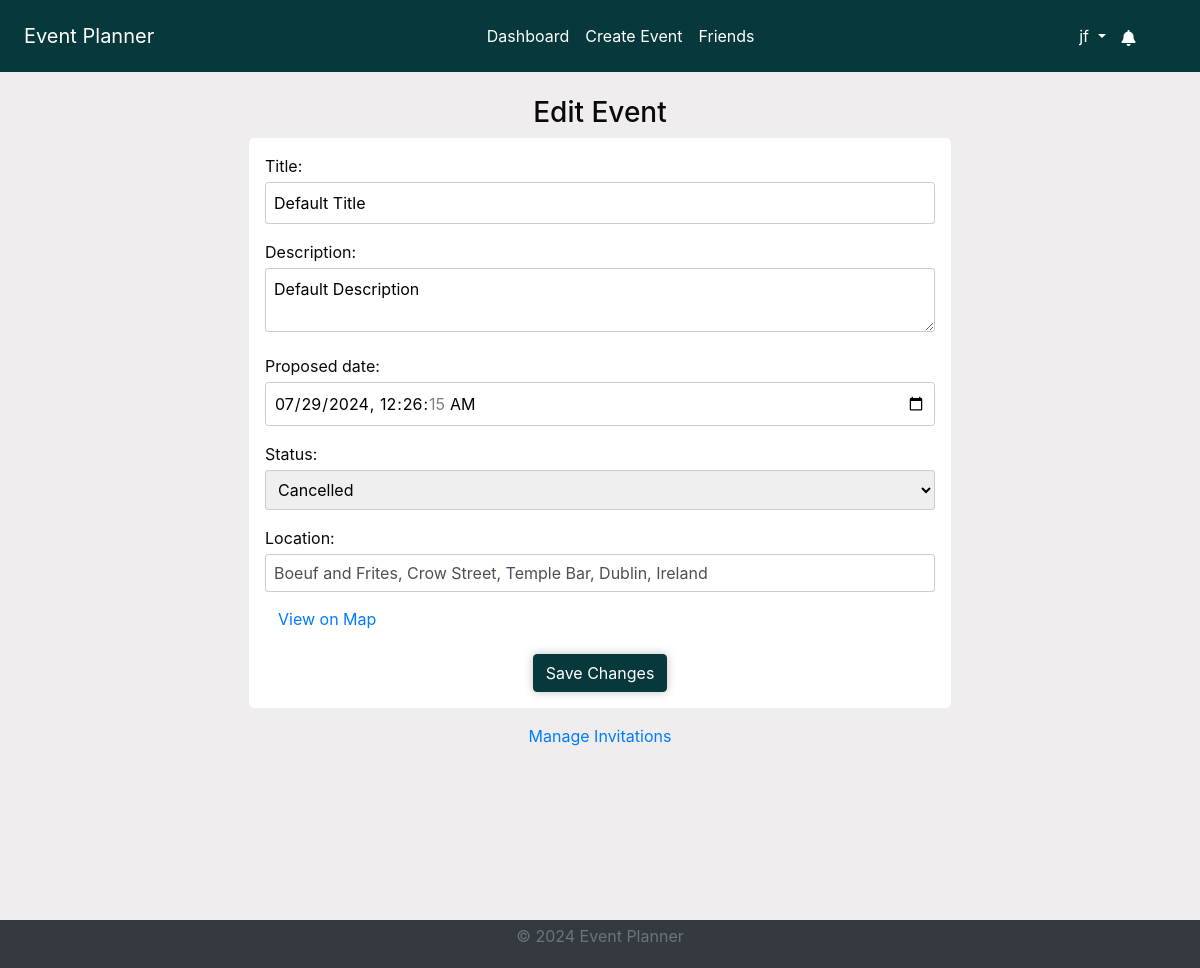
The page /events/edit/266/ (signed in) on the database as committed earlier.
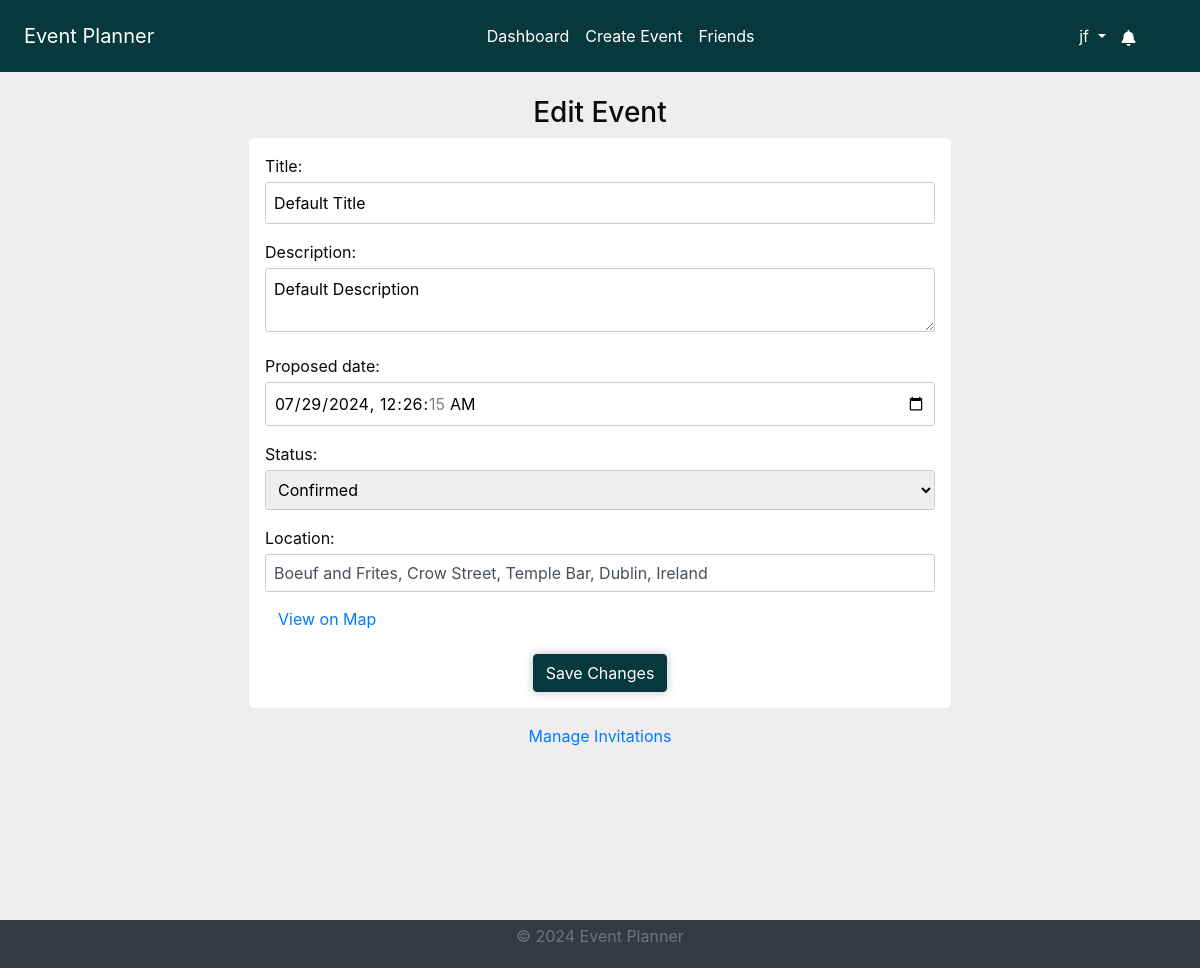
The same page on the database as committed later.
### events/models.py (models this page shows, shortened)
class Event(models.Model):
    STATUS_CHOICES = [
        ("Pending", "Pending"),
        ("Confirmed", "Confirmed"),
        ("Cancelled", "Cancelled"),
    ]
    title = models.CharField(max_length=100)
    description = models.TextField()
    location = models.CharField(max_length=255)
    created_by = models.ForeignKey(User, on_delete=models.CASCADE)
    proposed_date = models.DateTimeField()
    finalized_date = models.DateTimeField(null=True, blank=True)
    status = models.CharField(
        max_length=20, choices=STATUS_CHOICES, default="Pending"
    )
    created_at = models.DateTimeField(auto_now_add=True)
    updated_at = models.DateTimeField(auto_now=True)

### events/views.py (the view)
# urls.py: path("edit/<int:event_id>/", views.edit_event, name="edit_event"),
@login_required
def edit_event(request, event_id):
    event = get_object_or_404(Event, id=event_id, created_by=request.user)
    previous_status = event.status
    previous_title = event.title
    previous_description = event.description
    previous_proposed_date = event.proposed_date
    previous_location = event.location
    if request.method == "POST":
        form = EventForm(request.POST, instance=event)
        if form.is_valid():
            updated_event = form.save(commit=False)
            place_name = request.POST.get("place_name")
            location = form.cleaned_data.get("location")
            if place_name:
                updated_event.location = f"{place_name}, {location}"
            has_changes = (
                updated_event.status != previous_status
                or updated_event.title != previous_title
                or updated_event.description != previous_description
                or updated_event.proposed_date != previous_proposed_date
                or updated_event.location != previous_location
            )
            updated_event.save()
            if has_changes:
                notify_event_updated(event)
            return redirect("dashboard")
    else:
        form = EventForm(instance=event)
    return render(
        request, "events/edit_event.html", {"form": form, "event_id": event_id}
    )

### events/forms.py (shortened to what this page needs)
class EventForm(forms.ModelForm):
    class Meta:
        model = Event
        fields = [
            "title",
            "description",
            "location",
            "proposed_date",
            "status",
        ]
        widgets = {
            "proposed_date": forms.DateTimeInput(
                attrs={"type": "datetime-local"}
            ),
        }
    def __init__(self, *args, **kwargs):
        super().__init__(*args, **kwargs)
        self.fields["title"].initial = "Default Title"
        self.fields["description"].initial = "Default Description"
        self.fields["location"].initial = "The Spire of Dublin"
        self.fields["proposed_date"].initial = (
            timezone.now()
            + timezone.timedelta(hours=1)
        )
        self.fields["status"].initial = "Pending"

### accounts/context_processors.py (called while the page is built)
def google_api_key(request):
    return {"GOOGLE_API_KEY": os.getenv("GOOGLE_API_KEY")}

### templates/events/edit_event.html (shortened to what this page needs)
{% extends 'base.html' %}
{% block content %}
<div class="container mt-2"  id="edit-form">
    <h3 class="text-center">Edit Event</h3>
    <form method="post" action="" class="event-form">
        <div class="form-group">
            <div class="mb-3">
                {{ form.title.label_tag }} {{ form.title }}
            </div>
            <div class="mb-3">
                {{ form.description.label_tag }} {{ form.description }}
            </div>
            <div class="mb-3">
                {{ form.proposed_date.label_tag }} {{ form.proposed_date }}
            </div>
            <div class="mb-3">
                {{ form.status.label_tag }} {{ form.status }}
            </div>
        </div>
        <div class="form-group">
            <label for="location">Location:</label>
            <input type="text" id="location" name="location" value="{{ form.location.value }}" class="form-control" required>
            <a id="mapLink" href="#" target="_blank" class="btn btn-link mt-2">View on Map</a>
        </div>
        <button type="submit" class="btn btn-primary btn-block">Save Changes</button>
    </form>
    <p class="text-center text-white mt-3">
        <a href="{% url 'manage_invitations' event_id=event_id %}">Manage Invitations</a>
    </p>
</div>
{% endblock %}

Rows that differ between the two databases and show on the page:
changed Event "Default Title": status "Cancelled" → "Confirmed"
